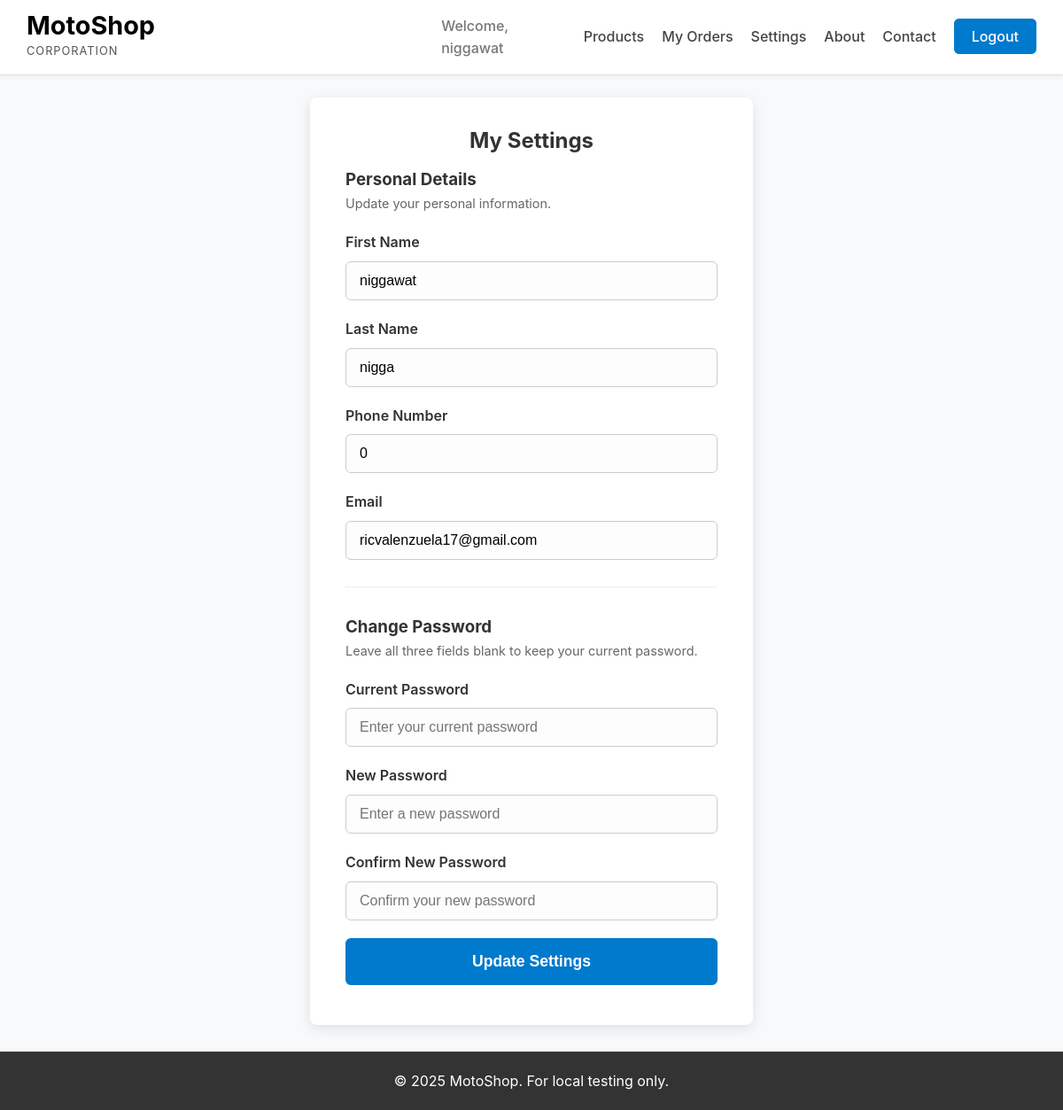
The app's page /user_settings.php (signed in) with its own data.
### tables this page shows
CREATE TABLE IF NOT EXISTS `users` (
  `userID` int NOT NULL AUTO_INCREMENT,
  `FirstName` varchar(50) DEFAULT NULL,
  `LastName` varchar(50) DEFAULT NULL,
  `phoneNo` int NOT NULL,
  `Email` varchar(50) DEFAULT NULL,
  `Password` varchar(50) DEFAULT NULL,
  PRIMARY KEY (`userID`)
);

### user_settings.php (the view, shortened to what this page needs)
<?php
include 'header.php';
$userID = $_SESSION['userID'];
$sql_fetch = "SELECT FirstName, LastName, phoneNo, Email, Password FROM users WHERE userID = $userID";
$result = $conn->query($sql_fetch);
$user = $result->fetch_assoc();
?>
<div class="form-container-boxed">
    <h2>My Settings</h2>
    <form action="user_settings.php" method="POST">
        <h3>Personal Details</h3>
        <p style="font-size: 0.9rem; color: #666; margin-bottom: 20px;">Update your personal information.</p>
        <div class="form-group">
            <label for="FirstName">First Name</label>
            <input type="text" name="FirstName" id="FirstName" value="<?php echo htmlspecialchars($user['FirstName']); ?>" required>
        </div>
        <div class="form-group">
            <label for="LastName">Last Name</label>
            <input type="text" name="LastName" id="LastName" value="<?php echo htmlspecialchars($user['LastName']); ?>" required>
        </div>
        <div class="form-group">
            <label for="phoneNo">Phone Number</label>
            <input type="text" name="phoneNo" id="phoneNo" value="<?php echo htmlspecialchars($user['phoneNo']); ?>" required>
        </div>
        <div class="form-group">
            <label for="Email">Email</label>
            <input type="email" name="Email" id="Email" value="<?php echo htmlspecialchars($user['Email']); ?>" required>
        </div>
        <hr style="margin: 30px 0; border: 0; border-top: 1px solid #eee;">
        <h3>Change Password</h3>
        <p style="font-size: 0.9rem; color: #666; margin-bottom: 20px;">Leave all three fields blank to keep your current password.</p>
        <div class="form-group">
            <label for="CurrentPassword">Current Password</label>
            <input type="password" name="CurrentPassword" id="CurrentPassword" placeholder="Enter your current password">
        </div>
        <div class="form-group">
            <label for="NewPassword">New Password</label>
            <input type="password" name="NewPassword" id="NewPassword" placeholder="Enter a new password">
        </div>
        <div class="form-group">
            <label for="ConfirmPassword">Confirm New Password</label>
            <input type="password" name="ConfirmPassword" id="ConfirmPassword" placeholder="Confirm your new password">
        </div>
        <button type="submit" class="form-btn">Update Settings</button>
    </form>
</div>
<?php
include 'footer.php';
?>

### style.css (style rules this page uses)
* { box-sizing: border-box; margin: 0; padding: 0; }
body { font-family: -apple-system, BlinkMacSystemFont, "Segoe UI", Roboto, Helvetica, Arial, sans-serif; line-height: 1.6; background-color: #f7f9fb; color: #333; padding-top: 80px; }
.form-container, .form-container-boxed { background: #fff; padding: 30px 40px; border-radius: 8px; box-shadow: 0 4px 15px rgba(0, 0, 0, 0.1); max-width: 800px; margin: 30px auto; }
.form-container-boxed { max-width: 500px; }
.form-container h2, .form-container-boxed h2 { text-align: center; margin-bottom: 10px; }
.form-group { margin-bottom: 20px; }
.form-group label { display: block; font-weight: 600; margin-bottom: 8px; color: #333; }
.form-group input[type="text"], .form-group input[type="email"], .form-group input[type="password"], .form-group input[type="number"], .form-group select, .form-group textarea { width: 100%; padding: 12px 15px; font-size: 1rem; border: 1px solid #ccc; border-radius: 6px; background: #fdfdfd; }
.form-btn { display: block; width: 100%; background: #007acc; color: #fff; border: 2px solid #007acc; padding: 14px 20px; font-size: 1.1rem; font-weight: 600; border-radius: 6px; cursor: pointer; transition: background 0.3s, color 0.3s, border-color 0.3s; text-align: center; margin-bottom: 15px; text-decoration: none; box-sizing: border-box; }

### records on screen
users: FirstName "niggawat", LastName "nigga", phoneNo "0", Email "ricvalenzuela17@gmail.com"

### other values on screen
$_SESSION['FirstName'] "niggawat"
